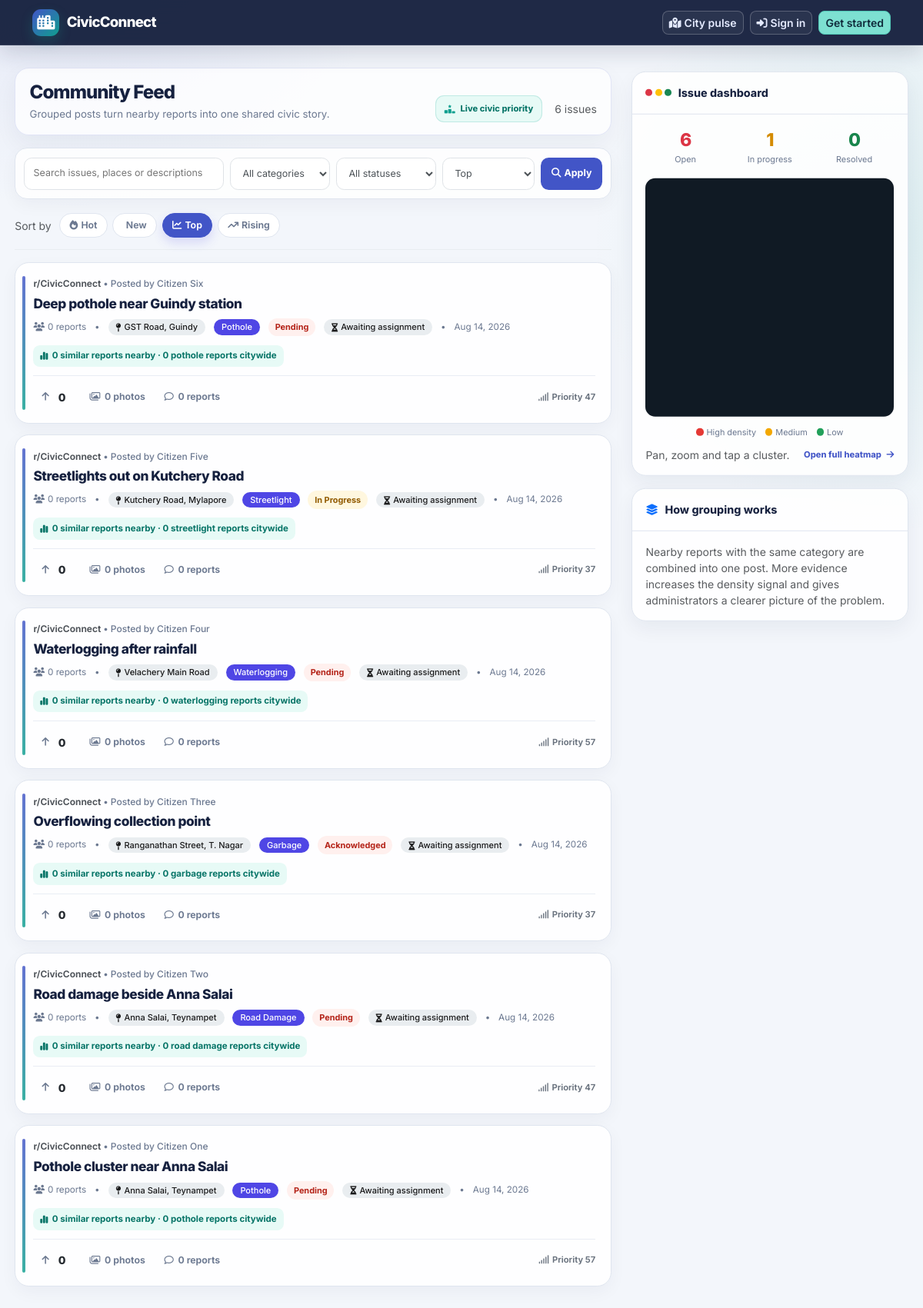
The app's page /pages/publicFeed/index.php?sort=top&page=1 with its own data.
### tables this page shows
CREATE TABLE `issues` (
  `id` int(11) NOT NULL,
  `user_id` int(11) NOT NULL,
  `title` varchar(255) DEFAULT NULL,
  `description` text DEFAULT NULL,
  `category` enum('pothole','garbage','streetlight','waterlogging','road_damage','encroachment','graffiti','open_drain','fallen_tree','unknown','other') NOT NULL,
  `department` varchar(50) NOT NULL DEFAULT 'municipal',
  `severity` tinyint(4) NOT NULL DEFAULT 1 CHECK (`severity` between 1 and 5),
  `status` enum('pending','acknowledged','in_progress','resolved','rejected') DEFAULT 'pending',
  `lat` decimal(10,8) NOT NULL,
  `lng` decimal(11,8) NOT NULL,
  `geohash` varchar(12) NOT NULL,
  `address` varchar(500) DEFAULT NULL,
  `ward_id` int(11) DEFAULT NULL,
  `upvote_count` int(11) DEFAULT 0,
  `is_verified` tinyint(1) DEFAULT 0,
  `ai_confidence` decimal(4,3) DEFAULT NULL,
  `is_manipulated` tinyint(1) DEFAULT 0,
  `priority_score` decimal(10,4) DEFAULT 0.0000,
  `parent_issue_id` int(11) DEFAULT NULL,
  `is_recurring` tinyint(1) NOT NULL DEFAULT 0,
  `recurrence_of` int(11) DEFAULT NULL,
  `created_at` timestamp NOT NULL DEFAULT current_timestamp(),
  `updated_at` timestamp NOT NULL DEFAULT current_timestamp() ON UPDATE current_timestamp(),
  `resolved_at` timestamp NULL DEFAULT NULL
);

CREATE TABLE `users` (
  `id` int(11) NOT NULL,
  `name` varchar(100) NOT NULL,
  `email` varchar(255) NOT NULL,
  `password_hash` varchar(255) NOT NULL,
  `role` enum('citizen','worker','admin') NOT NULL DEFAULT 'citizen',
  `department` varchar(50) DEFAULT NULL,
  `ward_id` int(11) DEFAULT NULL,
  `city` varchar(100) DEFAULT NULL,
  `phone` varchar(15) DEFAULT NULL,
  `is_active` tinyint(1) DEFAULT 1,
  `created_at` timestamp NOT NULL DEFAULT current_timestamp()
);

### pages/publicFeed/index.php (the view, shortened to what the rows shown need)
<?php
require __DIR__ . '/../../bootstrap.php';
$bootstrapData = bootstrapAccounts();
extract($bootstrapData);
$viewer = sessionUser();
$requestedSort = strtolower((string) ($_GET['sort'] ?? 'hot'));
$sort = in_array($requestedSort, ['hot', 'new', 'top', 'rising'], true) ? $requestedSort : 'hot';
$category = strtolower(trim((string) ($_GET['category'] ?? '')));
$status = strtolower(trim((string) ($_GET['status'] ?? '')));
$query = substr(trim((string) ($_GET['q'] ?? '')), 0, 100);
$page = max(1, (int) ($_GET['page'] ?? 1));
$feedData = fetchPublicFeedPageData($db instanceof PDO ? $db : null, $viewer, [
  'page' => $page,
  'sort' => $sort,
  'category' => $category,
  'status' => $status,
  'query' => $query,
]);
extract($feedData);
$e = static fn (mixed $value): string => htmlspecialchars((string) $value, ENT_QUOTES, 'UTF-8');
$uiStatus = static fn (?string $value): string => $value === 'pending' || $value === 'acknowledged' ? 'open' : (string) $value;
?>
<!doctype html>
<html lang="en" data-theme="light">
<head>
  <link href="https://cdn.jsdelivr.net/npm/bootstrap@5.3.3/dist/css/bootstrap.min.css" rel="stylesheet">
  <link rel="stylesheet" href="https://cdnjs.cloudflare.com/ajax/libs/font-awesome/6.4.0/css/all.min.css">
  <link rel="stylesheet" href="https://unpkg.com/maplibre-gl@4.7.1/dist/maplibre-gl.css">
  <link rel="stylesheet" href="<?= $e($urlForAssets . 'css/civic-ui.css') ?>">
</head>
<body>
  <main class="feed-layout">
    <section class="feed-column">
      <div class="feed-heading"><div><h1>Community Feed</h1><p>Grouped posts turn nearby reports into one shared civic story.</p></div><div class="d-flex align-items-center gap-3"><span class="feed-priority-note"><i class="fas fa-ranking-star"></i>Live civic priority</span><span class="small text-muted"><?= (int) ($feed['pagination']['total'] ?? 0) ?> issues</span></div></div>
      <?php if ($feed['items'] === []): ?>
        <div class="feed-empty"><i class="fas fa-city fa-2x mb-3"></i><h2 class="h5 fw-bold">No issues match these filters</h2><p class="mb-3">Be the first person to report a problem in this area.</p><a class="btn btn-primary" href="<?= $e($urlForReport) ?>">Report an issue</a></div>
      <?php else: ?>
        <?php foreach ($feed['items'] as $issue): ?>
          <?php $displayStatus = $uiStatus($issue['status']); ?>
          <article class="feed-post" id="issue-<?= (int) $issue['id'] ?>">
            <div class="post-header"><span>r/CivicConnect <span>&bull; Posted by <?= $e($issue['reporter_name'] ?: 'the community') ?></span></span></div>
            <a class="post-title" href="<?= $e($urlForIssueDetail . '?id=' . (int) $issue['id']) ?>"><?= $e($issue['title'] ?: issueCategoryLabel($issue['category'])) ?></a>
            <div class="post-meta"><span><i class="fas fa-users me-1"></i><?= (int) $issue['report_count'] ?> report<?= (int) $issue['report_count'] === 1 ? '' : 's' ?></span><span>&bull;</span><span class="badge-location"><i class="fas fa-map-pin me-1"></i><?= $e($issue['address'] ?: 'Location recorded') ?></span><span class="badge-type"><?= $e(issueCategoryLabel($issue['category'])) ?></span><span class="badge-status <?= $e($displayStatus) ?>"><?= $e(issueStatusLabel($issue['status'])) ?></span><?php if (!empty($issue['assigned_worker_name'])): ?><span class="badge-assignment"><i class="fas fa-helmet-safety me-1"></i>Assigned to <?= $e($issue['assigned_worker_name']) ?><?php if (!empty($issue['assigned_by_name'])): ?> by <?= $e($issue['assigned_by_name']) ?><?php endif; ?><?= empty($issue['assignment_completed_at']) ? '' : ' · Completed' ?></span><?php else: ?><span class="badge-location"><i class="fas fa-hourglass-half me-1"></i>Awaiting assignment</span><?php endif; ?><span>&bull;</span><span><?= $e(date('M d, Y', strtotime((string) $issue['created_at']))) ?></span></div>
            <div class="community-signal"><i class="fas fa-chart-simple"></i><?= (int) ($issue['nearby_similar_reports'] ?? 0) ?> similar reports nearby · <?= (int) ($issue['city_similar_reports'] ?? 0) ?> <?= $e(strtolower(issueCategoryLabel($issue['category']))) ?> reports citywide</div>
            <div class="post-actions"><button class="vote-btn <?= $issue['viewer_upvoted'] ? 'voted-up' : '' ?>" type="button" data-upvote-id="<?= (int) $issue['id'] ?>" aria-pressed="<?= $issue['viewer_upvoted'] ? 'true' : 'false' ?>"><i class="fas fa-arrow-up"></i><span class="vote-count"><?= formatNumber((int) $issue['upvote_count']) ?></span></button><button class="action-btn post-detail-btn" type="button" data-detail-id="<?= (int) $issue['id'] ?>"><i class="far fa-images"></i> <?= (int) $issue['image_count'] ?> photos</button><button class="action-btn post-detail-btn" type="button" data-detail-id="<?= (int) $issue['id'] ?>"><i class="far fa-comment"></i> <?= (int) $issue['report_count'] ?> reports</button><span class="post-score"><i class="fas fa-signal me-1"></i>Priority <?= number_format((float) $issue['priority_score'], 0) ?></span></div>
          </article>
        <?php endforeach; ?>
      <?php endif; ?>
    </section>
    <aside class="feed-sidebar">
      <div class="side-card"><div class="side-card-body"><div class="stat-grid"><div><div class="stat-number stat-open"><?= (int) $cityStats['open'] ?></div><div class="stat-label">Open</div></div><div><div class="stat-number stat-progress"><?= (int) $cityStats['in_progress'] ?></div><div class="stat-label">In progress</div></div></div></div></div>
    </aside>
  </main>
</body>
</html>

### records on screen
issues: id "6", user.name "Citizen Six", title "Deep pothole near Guindy station", report_count "0", address "GST Road, Guindy", category "Pothole", status "Pending", created_at "Aug 14, 2026", nearby_similar_reports "0", city_similar_reports "0", category "pothole", upvote_count "0", image_count "0", priority_score "47", is_verified "1"
issues: user.name "Citizen Five", title "Streetlights out on Kutchery Road", report_count "0", address "Kutchery Road, Mylapore", category "Streetlight", status "In Progress", created_at "Aug 14, 2026", nearby_similar_reports "0", city_similar_reports "0", category "streetlight", upvote_count "0", image_count "0", priority_score "37"
issues: user.name "Citizen Four", title "Waterlogging after rainfall", report_count "0", address "Velachery Main Road", category "Waterlogging", status "Pending", created_at "Aug 14, 2026", nearby_similar_reports "0", city_similar_reports "0", category "waterlogging", upvote_count "0", image_count "0", priority_score "57"
issues: user.name "Citizen Three", title "Overflowing collection point", report_count "0", address "Ranganathan Street, T. Nagar", category "Garbage", status "Acknowledged", created_at "Aug 14, 2026", nearby_similar_reports "0", city_similar_reports "0", category "garbage", upvote_count "0", image_count "0", priority_score "37"
issues: user.name "Citizen Two", title "Road damage beside Anna Salai", report_count "0", address "Anna Salai, Teynampet", category "Road Damage", status "Pending", created_at "Aug 14, 2026", nearby_similar_reports "0", city_similar_reports "0", category "road damage", upvote_count "0", image_count "0", priority_score "47"
issues: user.name "Citizen One", title "Pothole cluster near Anna Salai", report_count "0", address "Anna Salai, Teynampet", category "Pothole", status "Pending", created_at "Aug 14, 2026", nearby_similar_reports "0", city_similar_reports "0", category "pothole", upvote_count "0", image_count "0", priority_score "57"

### other values on screen
$e($sortLabel) "Hot"
$e($sortLabel) "New"
$e($sortLabel) "Top"
$e($sortLabel) "Rising"
$cityStats['resolved'] "0"
form field sort "Top"
